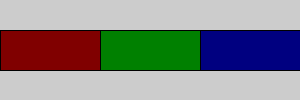
Frame 1 (no input)
Frame 60 (the mouse pressed at the canvas centre just before this capture): identical to frame 1, image omitted
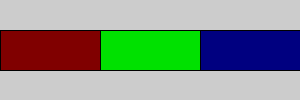
Frame 120 (the mouse held since frame 60 and released just before this capture)

The Processing sketch that drew these frames (run headless with seeded random() and noise(); from frame 60 on, the mouse is pressed at the canvas centre):

// Processing sketch: processing_148218
// ── processing_148218.pde

Button A,B,C;
void setup()
{
 size(300,100);
 A = new Button(0,30,100,40, color(128,0,0), color(255,0,0));
 B = new Button(100,30,100,40, color(0,128,0), color(0,225,0));
 C = new Button(200,30,100,40, color(0,0,128), color(0,0,255));
}

boolean inrect(float x, float y, float w, float h)
{
  return x<mouseX && mouseX<x+w && y<mouseY & mouseY< y+h;
}
void draw()
{
A.draw(); B.draw(); C.draw();
}

class Button {
  float x,y, w, h;
  color normal, highlight;
  Button(float x, float y, float w, float h, color normal, color highlight)
  {
    this.x = x;
    this.y = y;
    this.w = w;
    this.h = h;
    this.normal = normal;
    this.highlight = highlight;
  }
  void draw()
  {
    if(inrect(x,y,w,h))
    {
      fill(highlight);
    }else{
      fill(normal);
    }
    rect(x,y,w,h);
  }
}
